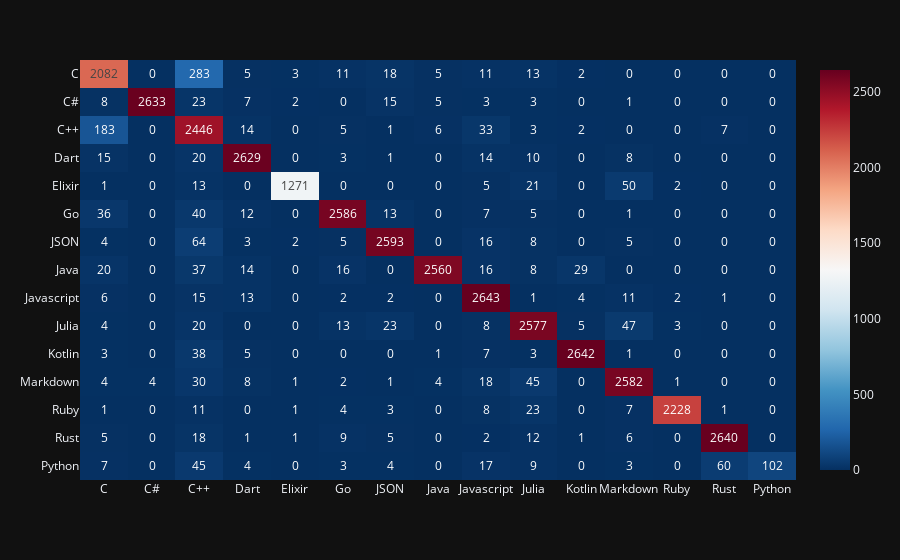

Notebook code for this chart:
### Code cell
import plotly.express as px

fig = px.imshow(confusion_matrix(y_test, y_pred), text_auto=True, template="plotly_dark", aspect="auto", x=TARGET, y=TARGET, color_continuous_scale='RdBu_r',)

with open("../resources/svm_matrix_tfidf_clean.json", "w") as spcy:
    spcy.write(fig.to_json())

fig.show()

### Figure 1 — Plotly figure (JSON) as saved in the notebook; plotly's stock layout.template omitted (floating-point values rounded to 4 significant figures; data arrays with more than 128 entries replaced by an {"elided": "..."} marker saying what was removed)
{"data": [{"coloraxis": "coloraxis", "hovertemplate": "x: %{x}<br>y: %{y}<br>color: %{z}<extra></extra>", "name": "0", "texttemplate": "%{z}", "type": "heatmap", "x": ["C", "C#", "C++", "Dart", "Elixir", "Go", "JSON", "Java", "Javascript", "Julia", "Kotlin", "Markdown", "Ruby", "Rust", "Python"], "xaxis": "x", "y": ["C", "C#", "C++", "Dart", "Elixir", "Go", "JSON", "Java", "Javascript", "Julia", "Kotlin", "Markdown", "Ruby", "Rust", "Python"], "yaxis": "y", "z": {"elided": "15x15 int values"}}], "layout": {"autosize": true, "coloraxis": {"colorscale": [[0, "rgb(5,48,97)"], [0.1, "rgb(33,102,172)"], [0.2, "rgb(67,147,195)"], [0.3, "rgb(146,197,222)"], [0.4, "rgb(209,229,240)"], [0.5, "rgb(247,247,247)"], [0.6, "rgb(253,219,199)"], [0.7, "rgb(244,165,130)"], [0.8, "rgb(214,96,77)"], [0.9, "rgb(178,24,43)"], [1, "rgb(103,0,31)"]]}, "margin": {"t": 60}, "xaxis": {"anchor": "y", "autorange": true, "domain": [0, 1], "range": [-0.5, 14.5], "type": "category"}, "yaxis": {"anchor": "x", "autorange": true, "domain": [0, 1], "range": [14.5, -0.5], "type": "category"}}}
